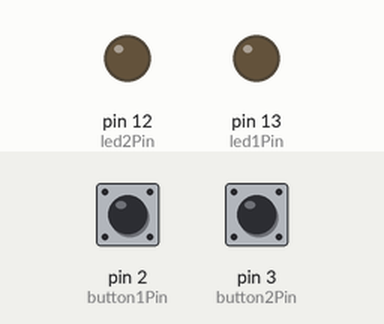
Simulated run of this sketch. Board: Arduino Uno, built with avr-gcc and run on an emulated ATmega328P. Shown: output pins drawn as LEDs (lit = HIGH). Dashed ring = blinking. The inputs (shaded band) are chosen by the test bench; at power-on: pin 2 (button1Pin) LOW, pin 3 (button2Pin) LOW. Random numbers use the default seed unless the sketch sets one.

Above: at 1.2 s.
1.3 s: pin 2 (button1Pin) pulled HIGH for 0.15 s
At 1.7 s:
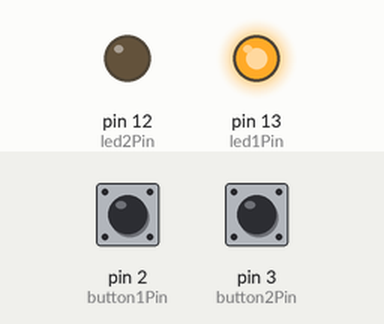
3.8 s: pin 3 (button2Pin) pulled HIGH for 0.15 s
At 4.63 s:
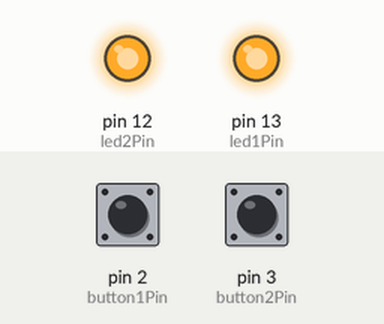
6.8 s: pin 3 (button2Pin) pulled HIGH for 3.2 s
At 9.49 s:
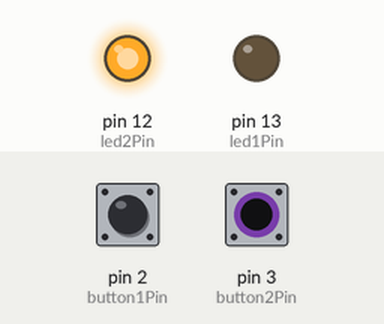
11.5 s: pin 2 (button1Pin) pulled HIGH for 3.2 s
At 15.8 s:
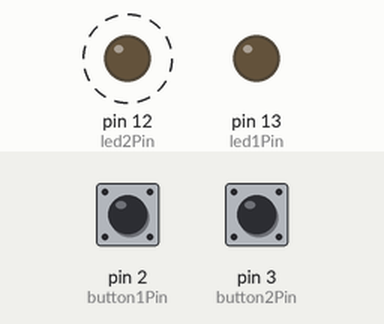
Timing chart, 0 to 17.2 s (numbered marks = the images above; inputs shaded):
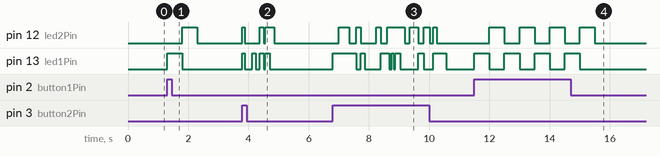

Measured:
- after the input at 1.3 s, pin 12 (led2Pin): LOW → HIGH after 0.50 s, → LOW 0.50 s later; pin 13 (led1Pin): LOW → HIGH at once, → LOW 0.50 s later
- after the input at 3.8 s, pin 12 (led2Pin): goes HIGH 0.07 s, LOW 0.50 s, HIGH 0.13 s, LOW 0.05 s, HIGH 0.31 s, then LOW, starting at once
- after the input at 6.8 s, pin 12 (led2Pin): LOW → HIGH after 0.20 s, → LOW 0.35 s later, → HIGH 0.23 s later, → LOW 0.15 s later, … (14 changes in this stretch); pin 13 (led1Pin): LOW → HIGH at once, → LOW 0.77 s later, → HIGH 0.15 s later, → LOW 0.14 s later, … (14 changes in this stretch)
- after the input at 11.5 s, pin 12 (led2Pin): alternates HIGH for 0.50 s and LOW for 0.50 s, 8 changes in all, then stays LOW, starting after 0.50 s; pin 13 (led1Pin): alternates HIGH for 0.50 s and LOW for 0.50 s, 8 changes in all, then stays LOW, starting at once

The sketch:

hardware01.ino
```cpp
const int button1Pin = 2;
const int button2Pin = 3;
const int led1Pin = 13;
const int led2Pin = 12;

void setup() {
  pinMode(button1Pin, INPUT);
  pinMode(button2Pin, INPUT);
  pinMode(led1Pin, OUTPUT);
  pinMode(led2Pin, OUTPUT);
}

void loop() {
  bool button1 = digitalRead(button1Pin);
  bool button2 = digitalRead(button2Pin);

  if (button1) {
    spookyBlink();
  } else if (button2) {
    chaoticFlicker();
  } else {
    digitalWrite(led1Pin, LOW);
    digitalWrite(led2Pin, LOW);
  }
}

void spookyBlink() {
  digitalWrite(led1Pin, HIGH);
  delay(500);
  digitalWrite(led1Pin, LOW);
  digitalWrite(led2Pin, HIGH);
  delay(500);
  digitalWrite(led2Pin, LOW);
}

void chaoticFlicker() {
  for (int i = 0; i < 10; i++) {
    digitalWrite(led1Pin, random(2));
    digitalWrite(led2Pin, random(2));
    delay(random(50, 200));
  }
}
```
